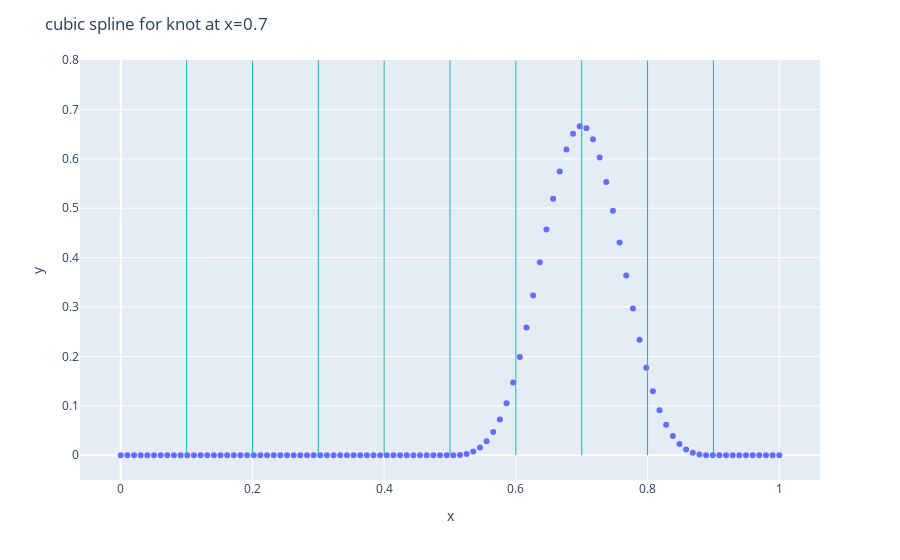

The code cell stored with this chart in its notebook:
### Code cell
x = np.linspace(0,1,100)
k = np.arange(1,10) / 10
i, m = 4, 2

b4 = bspline(x, k, i, m)
fig = px.scatter(x = x, y=b4)
for knot in k:
    vertLinePlotly(fig, x0=knot, y1=np.max(b4))

#fig.add_shape(dict(type="line", x0=k[i], x1=k[i], y0=0, y1=1.2*np.max(b4), line=dict(color="LightSeaGreen", width=2)))
fig.update_layout(title="cubic spline for knot at x=0.7")
fig.show()

### Figure 1 — Plotly figure (JSON) as saved in the notebook; plotly's stock layout.template omitted (floating-point values rounded to 4 significant figures)
{"data": [{"hoverlabel": {"namelength": 0}, "hovertemplate": "x=%{x}<br>y=%{y}", "legendgroup": "", "marker": {"color": "#636efa", "symbol": "circle"}, "mode": "markers", "name": "", "showlegend": false, "type": "scatter", "x": [0, 0.0101, 0.0202, 0.0303, 0.0404, 0.05051, 0.06061, 0.07071, 0.08081, 0.09091, 0.101, 0.1111, 0.1212, 0.1313, 0.1414, 0.1515, 0.1616, 0.1717, 0.1818, 0.1919, 0.202, 0.2121, 0.2222, 0.2323, 0.2424, 0.2525, 0.2626, 0.2727, 0.2828, 0.2929, 0.303, 0.3131, 0.3232, 0.3333, 0.3434, 0.3535, 0.3636, 0.3737, 0.3838, 0.3939, 0.404, 0.4141, 0.4242, 0.4343, 0.4444, 0.4545, 0.4646, 0.4747, 0.4848, 0.4949, 0.5051, 0.5152, 0.5253, 0.5354, 0.5455, 0.5556, 0.5657, 0.5758, 0.5859, 0.596, 0.6061, 0.6162, 0.6263, 0.6364, 0.6465, 0.6566, 0.6667, 0.6768, 0.6869, 0.697, 0.7071, 0.7172, 0.7273, 0.7374, 0.7475, 0.7576, 0.7677, 0.7778, 0.7879, 0.798, 0.8081, 0.8182, 0.8283, 0.8384, 0.8485, 0.8586, 0.8687, 0.8788, 0.8889, 0.899, 0.9091, 0.9192, 0.9293, 0.9394, 0.9495, 0.9596, 0.9697, 0.9798, 0.9899, 1], "xaxis": "x", "y": [0, 0, 0, 0, 0, 0, 0, 0, 0, 0, 0, 0, 0, 0, 0, 0, 0, 0, 0, 0, 0, 0, 0, 0, 0, 0, 0, 0, 0, 0, 0, 0, 0, 0, 0, 0, 0, 0, 0, 0, 0, 0, 0, 0, 0, 0, 0, 0, 0, 0, 2.147e-05, 0.0005797, 0.002684, 0.007365, 0.01565, 0.02858, 0.04717, 0.07246, 0.1055, 0.1473, 0.1987, 0.2584, 0.3234, 0.3906, 0.4568, 0.519, 0.5741, 0.619, 0.6506, 0.6658, 0.6618, 0.6397, 0.6024, 0.5531, 0.4948, 0.4306, 0.3636, 0.297, 0.2337, 0.177, 0.1294, 0.09128, 0.06148, 0.03899, 0.02279, 0.01184, 0.005117, 0.001591, 0.0002286, 1.718e-07, 0, 0, 0, 0, 0, 0, 0, 0, 0, 0], "yaxis": "y"}], "layout": {"legend": {"tracegroupgap": 0}, "margin": {"t": 60}, "shapes": [{"line": {"color": "LightSeaGreen", "width": 1}, "type": "line", "x0": 0.1, "x1": 0.1, "y0": 0, "y1": 0.7989}, {"line": {"color": "LightSeaGreen", "width": 1}, "type": "line", "x0": 0.2, "x1": 0.2, "y0": 0, "y1": 0.7989}, {"line": {"color": "LightSeaGreen", "width": 1}, "type": "line", "x0": 0.3, "x1": 0.3, "y0": 0, "y1": 0.7989}, {"line": {"color": "LightSeaGreen", "width": 1}, "type": "line", "x0": 0.4, "x1": 0.4, "y0": 0, "y1": 0.7989}, {"line": {"color": "LightSeaGreen", "width": 1}, "type": "line", "x0": 0.5, "x1": 0.5, "y0": 0, "y1": 0.7989}, {"line": {"color": "LightSeaGreen", "width": 1}, "type": "line", "x0": 0.6, "x1": 0.6, "y0": 0, "y1": 0.7989}, {"line": {"color": "LightSeaGreen", "width": 1}, "type": "line", "x0": 0.7, "x1": 0.7, "y0": 0, "y1": 0.7989}, {"line": {"color": "LightSeaGreen", "width": 1}, "type": "line", "x0": 0.8, "x1": 0.8, "y0": 0, "y1": 0.7989}, {"line": {"color": "LightSeaGreen", "width": 1}, "type": "line", "x0": 0.9, "x1": 0.9, "y0": 0, "y1": 0.7989}], "title": {"text": "cubic spline for knot at x=0.7"}, "xaxis": {"anchor": "y", "domain": [0, 1], "title": {"text": "x"}}, "yaxis": {"anchor": "x", "domain": [0, 1], "title": {"text": "y"}}}}
